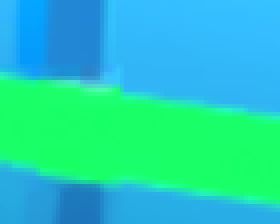
#> input picture images/states/nano_noodles_2.png, 70 x 56 px (shown 4 times larger)
$ python -i state_finder.py   (imports and definitions only)
#> lines starting #> are read from the running program, lines starting #| are printed output that depends on the picture
### utils.py
import hashlib
import html
import io
import math
import os
import random
import time
from io import BytesIO
import ctypes
import json
from pathlib import Path
import requests
import toml
from PIL import Image
import cv2
from packaging import version
import traceback

UI_DELAY_EXTRA_RATIO = 0.2
UI_DELAY_EXTRA_CAP_SECONDS = 0.35


# [6 lines left out: function ui_delay, not called in this run]


def sleep_ui(minimum_seconds):
    time.sleep(ui_delay(minimum_seconds))


def get_brawler_stats(_player_info, _brawler_name):
    return None, None


def get_player_info(_tag):
    return None


def _get_project_root():
    import sys
    from pathlib import Path
    if getattr(sys, 'frozen', False):
        return Path(sys.executable).parent.parent
    return Path.cwd().resolve()


PROJECT_ROOT = _get_project_root()


def resolve_project_path(*parts) -> Path:
    return PROJECT_ROOT.joinpath(*parts)


# [13 lines left out: functions resolve_within, resolve_playstyle_path, not called in this run]


cached_toml = {}
def load_toml_as_dict(file_path, cache=True):
    full_path = PROJECT_ROOT / str(file_path).lstrip('/\\')
    if str(full_path) in cached_toml and cache:
        return cached_toml[str(full_path)]
    try:
        with open(full_path, 'r', encoding='utf-8') as f:
            data = toml.load(f)
            cached_toml[str(full_path)] = data
            return data
    except Exception as e:
        print(f"Error loading {full_path}: {e}")
        return {}

def invalidate_toml_cache(file_path):
    full_path = PROJECT_ROOT / str(file_path).lstrip('/\\')
    cached_toml.pop(str(full_path), None)


# [5 lines left out: function save_dict_as_toml, not called in this run]


try:
    from early_access.early_access import OFFICIAL_API
    default_api = OFFICIAL_API
except (ImportError, ModuleNotFoundError):
    default_api = "localhost"
cfg_api_base_url = load_toml_as_dict("cfg/general_config.toml").get("api_base_url", "default")
api_base_url = cfg_api_base_url if cfg_api_base_url != "default" else default_api
brawlers_info_file_path = PROJECT_ROOT / "cfg" / "brawlers_info.json"


# [49 lines left out: functions count_hsv_pixels, count_mask_pixels, save_brawler_data, load_brawler_data, not called in this run]

def api_update_brawler_data(brawler_data):
    # The public edition has no authenticated player-profile lookup.
    return


# [89 lines left out: functions clear_brawler_data, clean_queue, find_template_center, load_brawlers_info, not called in this run]


def update_brawlers_info(brawlers_info):
    with open(brawlers_info_file_path, 'w') as f:
        json.dump(brawlers_info, f, indent=4)


# [72 lines left out: functions get_brawler_list, update_missing_brawlers_info, get_brawler_info, save_brawler_icon, not called in this run]


PYLA_VERSION = "0.8.22"
DOWNLOAD_URL = "https://pyla-ai.angelfirela.dev/download"


# [258 lines left out: functions get_latest_version, get_announcements, check_version, format_notification_status, notify_user, get_discord_link and 7 more, not called in this run]


def normalize_brawler_filename(brawler_name: str) -> str:
    return str(brawler_name).lower().replace(' ', '').replace('-', '').replace('.', '').replace('&', '')


# [23 lines left out: functions get_brawler_icon_path, get_dpi_scale, not called in this run]


SAFE_GLOBALS = {
    'math': math,
    'PI': math.pi,
    'random': random,
    'abs': abs,
    'min': min,
    'max': max,
    'sum': sum,
    'round': round,
    'len': len,
    'range': range,
    'zip': zip,
    'map': map,
    'int': int,
    'float': float,
    'str': str,
    'print': print,
    'time_now': lambda: time.time(),
    'random_int': random.randint,
    'normalize_move': lambda x, y, radius=100: (
        (x * (radius / math.hypot(x, y)), y * (radius / math.hypot(x, y)))
        if math.hypot(x, y) > 0 else (0.0, 0.0)
    ),
}


import ast

# [85 lines left out: functions is_safe_ast, interpret_pyla_code, load_pyla_script, get_playstyles_list, load_default_pyla_script, not called in this run]


def hash_playstyle(playstyle_info):
    return hashlib.sha256(str(playstyle_info).encode('utf-8')).hexdigest()


def config_bool(value, default=False):
    if value is None:
        return default
    if isinstance(value, bool):
        return value
    if isinstance(value, str):
        return value.strip().lower() in {"1", "true", "yes", "on"}
    return bool(value)


# [6 lines left out: function clamp, not called in this run]

JOYSTICK_RADIUS = 100


# [17 lines left out: functions normalize_move, mask_secret, not called in this run]

### state_finder.py
import os
import sys
import cv2
import time
sys.path.append(os.path.abspath('/'))
from utils import load_toml_as_dict, config_bool

last_debug_print_time = 0.0
should_print_debug_info = False

orig_screen_width, orig_screen_height = 1920, 1080

states_path = r"./images/states/"

star_drops_path = r"./images/star_drop_types/"
images_with_star_drop = []
# [3 lines not run here, left out]

end_results_path = r"./images/end_results/"

# [1 line that did not run here, left out]
# [1 line that did not run here, left out]


# [30 lines left out: function is_template_in_region, not called in this run]


cached_templates = {}
# [13 lines left out: function load_template, not called in this run]

SHOWDOWN_PLACE_THRESHOLD = 0.9
showdown_place_templates = {
    0: ["1st.png"],
    1: ["2nd.png"],
    2: ["3rd.png", "3rd_alt.png"],
    3: ["4th.png"]
}

def find_game_result(screenshot):
    for place, template_files in showdown_place_templates.items():
        for template_file in template_files:
            if is_template_in_region(
                    screenshot,
                    end_results_path + template_file,
                    match_result_crop_region,
                    threshold=SHOWDOWN_PLACE_THRESHOLD
            ):
                return f"trio_showdown_{place}"
    is_victory = is_template_in_region(screenshot, end_results_path + 'victory.png', match_result_crop_region)
    if is_victory:
        return "victory"

    is_defeat = is_template_in_region(screenshot, end_results_path + 'defeat.png', match_result_crop_region)
    if is_defeat:
        return "defeat"

    is_draw = is_template_in_region(screenshot, end_results_path + 'draw.png', match_result_crop_region)
    if is_draw:
        return "draw"
    return False


def get_in_game_state(image, playing=False):
    """playing: the player is on screen in a match, so only the end of the match can come next (the other screens
    are not checked; the caller still runs a full check now and then)."""
    global last_debug_print_time, should_print_debug_info
    state_finder_debug = config_bool(load_toml_as_dict("cfg/debug_settings.toml").get('state_finder_debug'), False)
    current_time = time.time()
    should_print_debug_info = state_finder_debug and (current_time - last_debug_print_time >= 1.0)
    if should_print_debug_info:
        last_debug_print_time = current_time

    try:
        if should_print_debug_info: print("Checking for match result...")
        game_result = is_in_end_of_a_match(image)
        if game_result: return f"end_{game_result}"
        if playing: return "match"
        if should_print_debug_info: print("Checking for loading screen...")
        if is_in_loading_screen(image): return "loading"
        if should_print_debug_info: print("Checking for lobby...")
        if is_in_lobby(image): return "lobby"
        # After the lobby: its close button covers the lobby menu icon, so an open friend menu is never the lobby,
        # and a lobby that also shows the friends icon is still the lobby.
        if should_print_debug_info: print("Checking for friend menu...")
        if is_in_friend_menu(image): return "friend_menu"
        if should_print_debug_info: print("Checking for match making...")
        if is_in_match_making(image): return "match_making"
        if should_print_debug_info: print("Checking for brawler selection...")
        if is_in_brawler_selection(image): return "brawler_selection"
        if should_print_debug_info: print("Checking for shop")
        if is_in_shop(image): return "shop"
        if should_print_debug_info: print("Checking for offer popup...")
        if is_in_offer_popup(image): return "popup"
        if should_print_debug_info: print("Checking for brawl pass or star road (shop state)...")
        if is_in_brawl_pass(image) or is_in_star_road(image): return "shop"
        if should_print_debug_info: print("Checking for prestige milestone...")
        if is_in_prestige_milestone(image): return "prestige_milestone"
        if should_print_debug_info: print("Checking for star drop...")
        star_drop_type = is_in_star_drop(image)
        if star_drop_type:
            return f"star_drop_{star_drop_type}"
        if should_print_debug_info: print("Checking for daily wins...")
        if is_in_daily_wins(image): return "daily_wins"
        if should_print_debug_info: print("Checking for trophy reward...")
        if is_in_trophy_reward(image):
            return "trophy_reward"
        # Last: the gamemode is not known here, and only Showdown shows this button. press_showdown_exit (debug
        # setting, default on): off skips it, e.g. in friendly matches, whose in-match Exit button looks the same and
        # would end the match.
        if press_showdown_exit():
            if should_print_debug_info: print("Checking for showdown exit...")
            if is_in_showdown_exit(image): return "exit_showdown"

        return "match"
    finally:
        should_print_debug_info = False


def is_in_shop(image) -> bool:
    return is_template_in_region(image, states_path + 'powerpoint.png', region_data["powerpoint"])


def is_in_brawler_selection(image) -> bool:
    return is_template_in_region(image, states_path + 'brawler_menu_heart.png', region_data["brawler_menu_heart"]) or is_template_in_region(image, states_path + 'brawler_menu_search.png', region_data["brawler_menu_search"])


def is_in_offer_popup(image) -> bool:
    return is_template_in_region(image, states_path + 'close_popup.png', region_data["close_popup"])


def is_in_lobby(image) -> bool:
    return is_template_in_region(image, states_path + 'lobby_menu.png', region_data["lobby_menu"])


def is_in_end_of_a_match(image):
    return find_game_result(image)


def is_in_trophy_reward(image):
    return is_template_in_region(image, states_path + 'trophies_screen.png', region_data["trophies_screen"])


def is_in_brawl_pass(image):
    return is_template_in_region(image, states_path + 'brawl_pass_house.png', region_data['brawl_pass_house'])


def is_in_star_road(image):
    return is_template_in_region(image, states_path + "go_back_arrow.png", region_data['go_back_arrow'])


def is_in_match_making(image):
    return is_template_in_region(image, states_path + "exit_match_making.png", region_data['exit_match_making'])


def is_in_prestige_milestone(image):
    return is_template_in_region(image, states_path + "prestige_continue.png", region_data['prestige_continue'])


# [8 lines left out: function is_in_star_drop, not called in this run]


def is_underdog(image):
    return is_template_in_region(image, end_results_path + "underdog.png", region_data['underdog'])


def is_in_daily_wins(image):
    return is_template_in_region(image, states_path + "daily_wins.png", region_data['daily_wins'])


def is_in_loading_screen(image):
    """Brawl Stars' loading screen (app start): its logo. Taps sent while it shows can reach the lobby behind it."""
    return is_template_in_region(image, states_path + "loading_logo.png", region_data['loading_logo'])


def is_in_friend_menu(image):
    """The side friend menu, whose Quick Join button joins a random team."""
    return is_template_in_region(image, states_path + "friend_menu_icon.png", region_data['friend_menu_icon'])


def press_showdown_exit():
    """Debug setting press_showdown_exit; on when missing (configs older than the setting)."""
    return config_bool(load_toml_as_dict("cfg/debug_settings.toml").get("press_showdown_exit"), True)


def is_in_showdown_exit(image):
    """The Exit button shown after dying in Showdown, while the match goes on without the player."""
    return is_template_in_region(image, states_path + "exit_outline.png", region_data['showdown_exit'])


# [4 lines left out: function get_state, not called in this run]

>>> import cv2
>>> picture = cv2.imread('images/states/nano_noodles_2.png', cv2.IMREAD_GRAYSCALE)
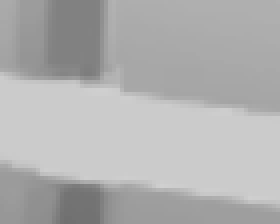
#> picture: shape (56, 70) (shown 4 times larger); min 111, max 208, mean 176.4
>>> result = get_in_game_state(picture)
#> (the run stopped early here; a loop or call above may not have finished)
